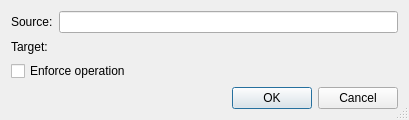
<?xml version="1.0" encoding="UTF-8"?>
<ui version="4.0">
 <class>SvnCopyDialog</class>
 <widget class="QDialog" name="SvnCopyDialog">
  <property name="geometry">
   <rect>
    <x>0</x>
    <y>0</y>
    <width>409</width>
    <height>120</height>
   </rect>
  </property>
  <property name="windowTitle">
   <string>Subversion Copy</string>
  </property>
  <property name="sizeGripEnabled">
   <bool>true</bool>
  </property>
  <layout class="QGridLayout" name="gridLayout">
   <item row="0" column="0">
    <widget class="QLabel" name="textLabel1">
     <property name="text">
      <string>Source:</string>
     </property>
    </widget>
   </item>
   <item row="0" column="1">
    <widget class="QLineEdit" name="sourceEdit">
     <property name="toolTip">
      <string>Shows the name of the source</string>
     </property>
     <property name="whatsThis">
      <string>&lt;b&gt;Source name&lt;/b&gt;
&lt;p&gt;This field shows the name of the source.&lt;/p&gt;</string>
     </property>
     <property name="readOnly">
      <bool>true</bool>
     </property>
    </widget>
   </item>
   <item row="1" column="0">
    <widget class="QLabel" name="textLabel2">
     <property name="text">
      <string>Target:</string>
     </property>
    </widget>
   </item>
   <item row="1" column="1">
    <widget class="E5PathPicker" name="targetPicker" native="true">
     <property name="sizePolicy">
      <sizepolicy hsizetype="Expanding" vsizetype="Preferred">
       <horstretch>0</horstretch>
       <verstretch>0</verstretch>
      </sizepolicy>
     </property>
     <property name="focusPolicy">
      <enum>Qt::StrongFocus</enum>
     </property>
     <property name="toolTip">
      <string>Enter the target name</string>
     </property>
     <property name="whatsThis">
      <string>&lt;b&gt;Target name&lt;/b&gt;
&lt;p&gt;Enter the new name in this field. The target must be the new name or an absolute path.&lt;/p&gt;</string>
     </property>
    </widget>
   </item>
   <item row="2" column="0" colspan="2">
    <widget class="QCheckBox" name="forceCheckBox">
     <property name="toolTip">
      <string>Select to force the operation</string>
     </property>
     <property name="text">
      <string>Enforce operation</string>
     </property>
    </widget>
   </item>
   <item row="3" column="0" colspan="2">
    <widget class="QDialogButtonBox" name="buttonBox">
     <property name="orientation">
      <enum>Qt::Horizontal</enum>
     </property>
     <property name="standardButtons">
      <set>QDialogButtonBox::Cancel|QDialogButtonBox::Ok</set>
     </property>
    </widget>
   </item>
  </layout>
 </widget>
 <pixmapfunction>qPixmapFromMimeSource</pixmapfunction>
 <customwidgets>
  <customwidget>
   <class>E5PathPicker</class>
   <extends>QWidget</extends>
   <header>E5Gui/E5PathPicker.h</header>
   <container>1</container>
  </customwidget>
 </customwidgets>
 <tabstops>
  <tabstop>sourceEdit</tabstop>
  <tabstop>targetPicker</tabstop>
  <tabstop>forceCheckBox</tabstop>
 </tabstops>
 <resources/>
 <connections>
  <connection>
   <sender>buttonBox</sender>
   <signal>accepted()</signal>
   <receiver>SvnCopyDialog</receiver>
   <slot>accept()</slot>
   <hints>
    <hint type="sourcelabel">
     <x>32</x>
     <y>79</y>
    </hint>
    <hint type="destinationlabel">
     <x>32</x>
     <y>97</y>
    </hint>
   </hints>
  </connection>
  <connection>
   <sender>buttonBox</sender>
   <signal>rejected()</signal>
   <receiver>SvnCopyDialog</receiver>
   <slot>reject()</slot>
   <hints>
    <hint type="sourcelabel">
     <x>101</x>
     <y>80</y>
    </hint>
    <hint type="destinationlabel">
     <x>101</x>
     <y>97</y>
    </hint>
   </hints>
  </connection>
 </connections>
</ui>
